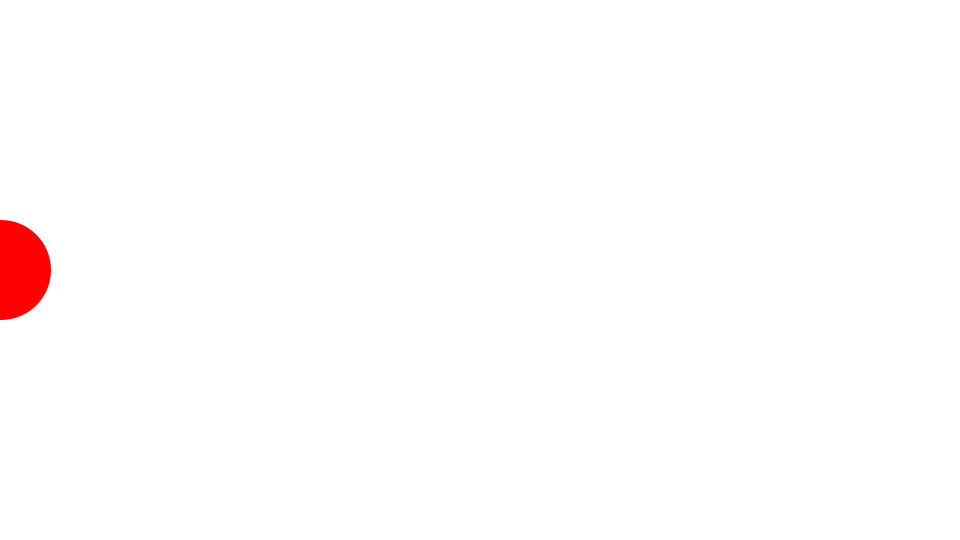
Frame 1 (no input)
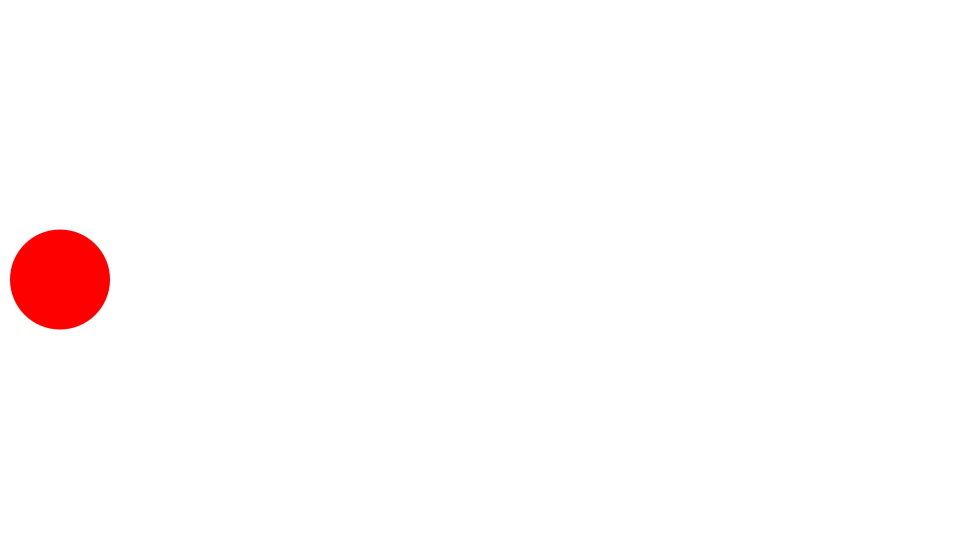
Frame 60 (the mouse pressed at the canvas centre just before this capture)
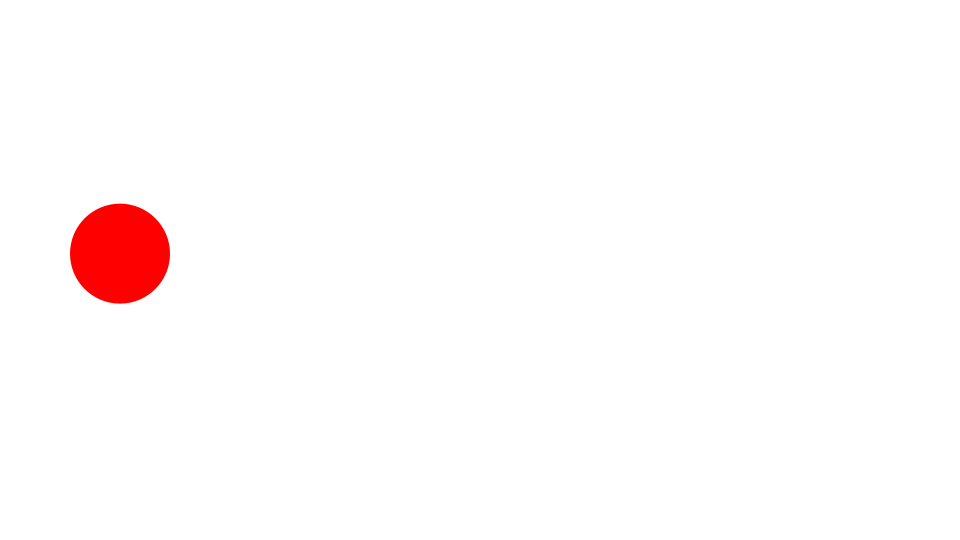
Frame 120 (the mouse held since frame 60 and released just before this capture)

The Processing sketch that drew these frames (run headless with seeded random() and noise(); from frame 60 on, the mouse is pressed at the canvas centre):

// Processing sketch: Wave1
// ── Wave1.pde
Ball ball;
float centerY;
float angle = 0;
float range = 50;
float xspeed = 1;
float yspeed = 0.05;

void setup() {
  size(960, 540);
  frameRate(30);
  initialize();
}

void initialize() {
  smooth();
  noStroke();
  ball = new Ball();
  centerY = height/2;
  ball.x = 0;
  ball.y = centerY;
  ball.radius = 50;
  ball.setFillColor(color(255, 0, 0));
}

void draw() {
  background(255);

  ball.x += xspeed;
  ball.y = centerY + sin(angle) * range;
  angle += yspeed;      
  ball.update();
}

////////////////////////////////

class Ball extends Sprite {
  float radius;
  
  Ball() {
    super();
  }
  
  void draw() {
    ellipse(0, 0, radius*2, radius*2);
  }
}

////////////////////////////////

class Sprite {
  float x, y;
  float scaleX, scaleY;
  float width, height;
  float rotation;
  boolean visible;
  color strokeColor;
  color fillColor;
  Boolean isStroke;
  Boolean isFill;
  
  Sprite() {
    x = 0.0;
    y = 0.0;
    scaleX = 1.0;
    scaleY = 1.0;
    rotation = 0.0;
    strokeColor = color(0);
    fillColor = color(0);
    isStroke = false;
    isFill = false;
    visible = true;
  }
  
  void update() {
    if(! visible) return;
    pushMatrix();
    translate(x, y);
    scale(scaleX, scaleY);
    rotate(rotation * PI / 180.0);
    if(isStroke) stroke(strokeColor);
    if(isFill) fill(fillColor);
    draw();
    popMatrix();
  }
  
  void setStrokeColor(color strokeColor) {
    this.strokeColor = strokeColor;
    isStroke = true;
  }
  
  void setFillColor(color fillColor) {
    this.fillColor = fillColor;
    isFill = true;
  }
  
  void draw() {}
}
